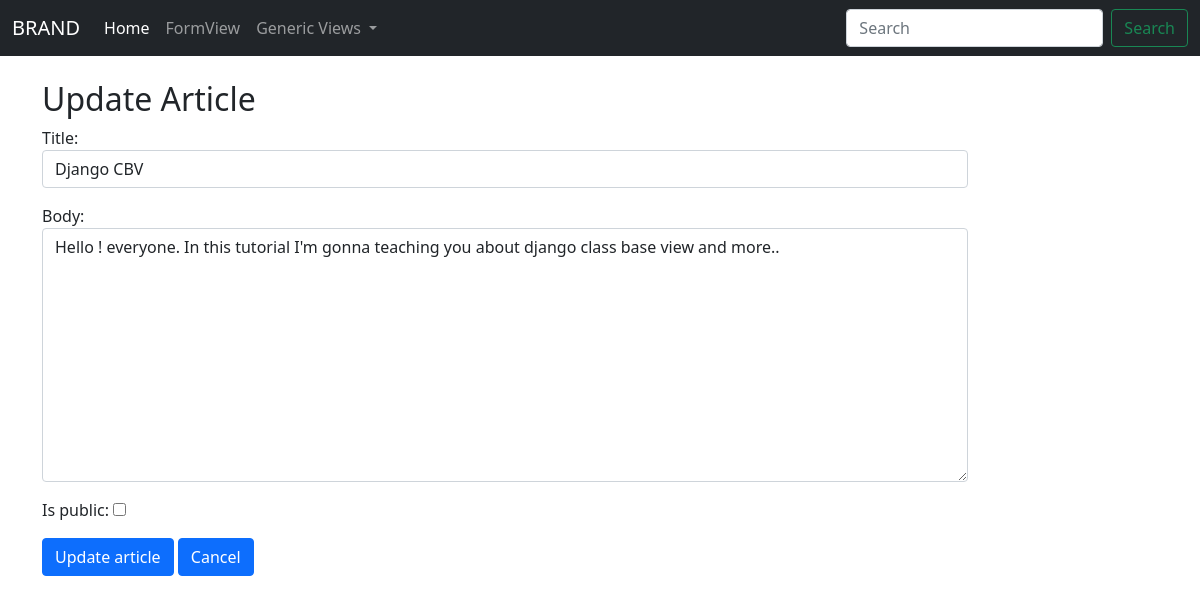
/article/1/django-cbv/update/, run on an earlier commit of the app's database.
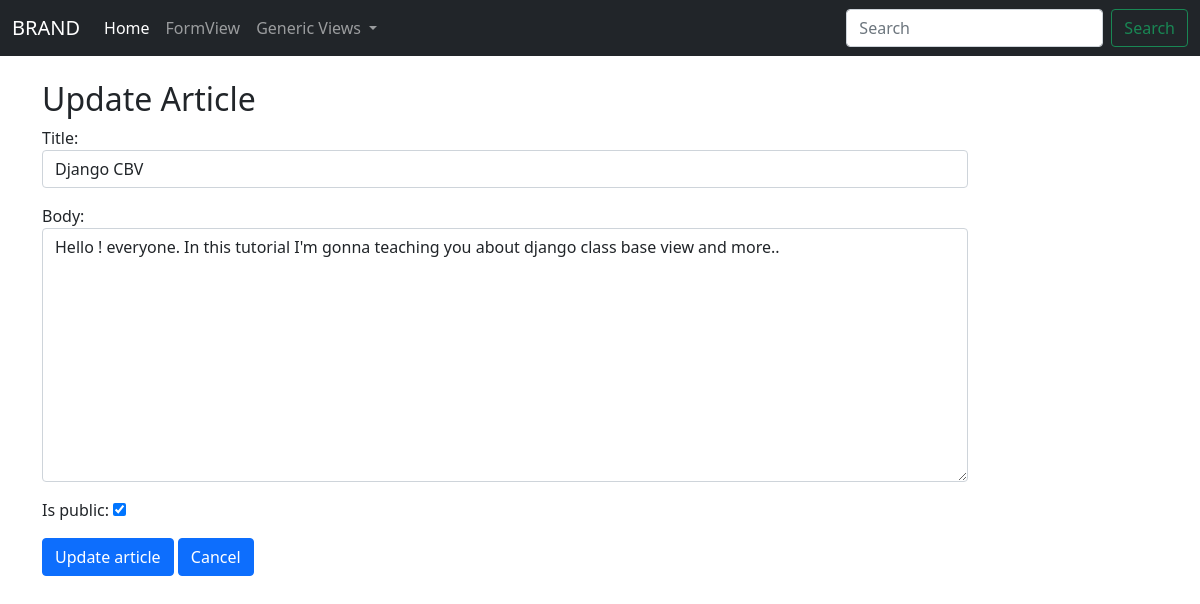
And on a later commit of the database.
### articles/models.py (models this page shows, shortened)
class Article(models.Model):
    title = models.CharField(max_length=250, verbose_name='Title')
    body = models.TextField(verbose_name='Message')
    slug = models.CharField(max_length=250, null=True, blank=True)
    created_at = models.DateTimeField(auto_now_add=True)
    last_updated = models.DateTimeField(null=True, blank=True)
    is_public = models.BooleanField(default=False)

### articles/views.py (the view)
# urls.py: path('article/<int:pk>/<str:slug>/update/', views.ArticleUpdateView.as_view(), name='article_update'),
class ArticleUpdateView(UpdateView):
    model = Article
    form_class = ArticleCreationForm
    template_name = 'articles/article_update.html'
    query_pk_and_slug = True
    success_url = reverse_lazy('articles:article_list')

### articles/forms.py
class ArticleCreationForm(forms.ModelForm):
    title = forms.CharField(widget=forms.TextInput(attrs={'class':'form-control'}))
    body = forms.CharField(widget=forms.Textarea(attrs={'class':'form-control'}))
    class Meta:
        model = Article
        fields = ('title', 'body', 'is_public')

### templates/articles/article_update.html (shortened to what this page needs)
{% extends 'base.html' %}
{% block content %}
<div class="container">
    <div class="row">
        <div class="col-md-10">
                <br>
    <h2>Update Article</h2>
    <form method="post">
        {{ form.as_p }}
        <button type="submit" class="btn btn-primary">Update article</button>
        <a href="{% url 'articles:article_list' %}" class="btn btn-primary">Cancel</a>
    </form>
        </div>
    </div>
</div>
{% endblock content %}

What changed in the data, as far as the page shows it:
changed Article "Django CBV": is_public "☐" → "☑"
